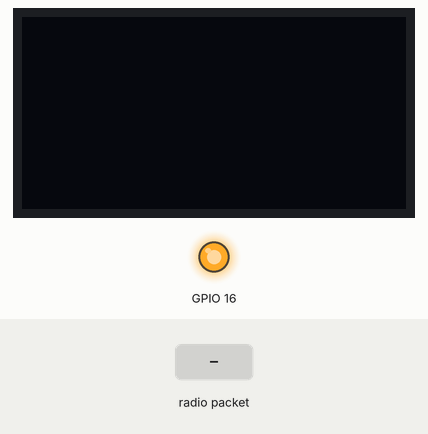
Simulated run of this sketch. Board: ESP32. Parts: 128×64 one-colour display, output pins drawn as LEDs (lit = HIGH). Inputs (shaded band) come from the test bench. WiFi joins after 1.5 s; servers stay silent unless stated; no radio packets arrive unless stated; what the sketch prints to the serial monitor is not drawn.

Above: at 3.0 s.
3.1 s: radio packet "5" arrives
At 3.6 s:
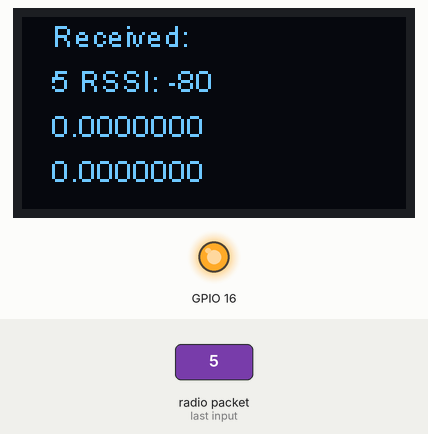
4.6 s: radio packet "90" arrives
At 6.0 s:
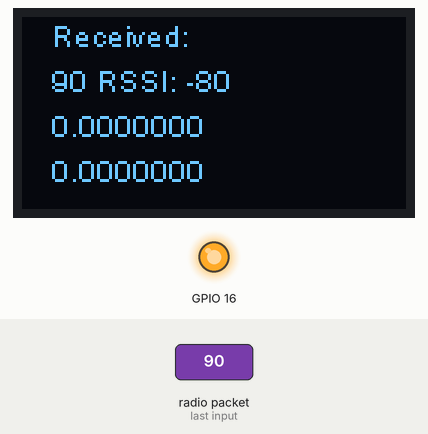
Timing chart, 0 to 7.6 s (numbered marks = the images above; inputs shaded):
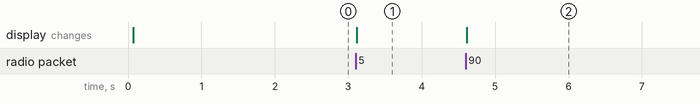

The sketch:

recivelora-t.ino
```cpp
#include <SPI.h>
#include <LoRa.h>
#include "SSD1306.h"

/* Comment this out to disable prints and save space */
#define BLYNK_PRINT Serial

#include <WiFi.h>
#include <WiFiClient.h>
#include <BlynkSimpleEsp32.h>

char auth[] = "xxxxxxxxx"; //blynk auth code

// Your WiFi credentials.
// Set password to "" for open networks.
char ssid[] = "xxx xxxx";
char pass[] = "xxxx";

float lat;
float lon;


// GPIO5  -- SX1278's SCK
// GPIO19 -- SX1278's MISO
// GPIO27 -- SX1278's MOSI
// GPIO18 -- SX1278's CS
// GPIO14 -- SX1278's RESET
// GPIO26 -- SX1278's IRQ(Interrupt Request)

//OLED pins to ESP32 0.96OLEDGPIOs
//OLED_SDA -- GPIO4
//OLED_SCL -- GPIO15
//OLED_RST -- GPIO16

SSD1306  display(0x3c, 4, 15);

#define SS      18
#define RST     14
#define DI0     26
#define BAND    433.175E6  //915E6

WidgetMap myMap(V1);


BLYNK_WRITE(V0) {
  GpsParam gps(param);

  // Print 6 decimal places for Lat, Lon


  lat = String(gps.getLat(),6).toFloat();
  lon = String(gps.getLon(),6).toFloat();

  Serial.print("Lat: ");
  Serial.println(lat,7);


  Serial.print("Lon: ");
  Serial.println(lon,7);

  Serial.println();
}

void setup() {
  Serial.begin(115200);
  while (!Serial);

  pinMode(16, OUTPUT);
  digitalWrite(16, LOW);    // set GPIO16 low to reset OLED
  delay(50);
  digitalWrite(16, HIGH); // while OLED is running, must set GPIO16 in high

  Serial.println("LoRa Receiver");

  SPI.begin(5, 19, 27, 18);
  LoRa.setPins(SS, RST, DI0);

  if (!LoRa.begin(BAND)) {
    Serial.println("Starting LoRa failed!");
    while (1);

  }
  Serial.println("LoRa Initial OK!");

  // Initialising the UI will init the display too.
  display.init();
  display.flipScreenVertically();
  display.setFont(ArialMT_Plain_10);

  Blynk.begin(auth, ssid, pass);

  myMap.clear();

}


void loop() {
  String tmp_string, tmp_rssi;

  // try to parse packet
  int packetSize = LoRa.parsePacket();
  if (packetSize) {
    // received a packet
    Serial.print("Received packet '");

    // read packet
    while (LoRa.available()) {
      //Serial.print((char)LoRa.read());
      tmp_string += (char)LoRa.read();
    }

    Serial.print(tmp_string);

    tmp_rssi = LoRa.packetRssi();

    // print RSSI of packet


    Serial.println("' with RSSI " + tmp_rssi);

    //Serial.println(LoRa.packetRssi());

    display.clear();
    display.setTextAlignment(TEXT_ALIGN_LEFT);
    display.drawString(10, 0, "Received:");
    display.drawString(10, 15, tmp_string+" RSSI: "+tmp_rssi);
    display.drawString(10, 30, String(lat,7));
    display.drawString(10, 45, String(lon,7));
    // write the buffer to the display
    display.display();

    //BLYNK_WRITE(V0);
    Blynk.syncVirtual(V0);
    myMap.location(1, lat, lon, "value");

  }
  tmp_string ="";
  tmp_rssi = "";

  Blynk.run();

}
```

Measured:
- after the input at 3.1 s, the display: changes at once (image 1)
- after the input at 4.6 s, the display: changes at once (image 2)
